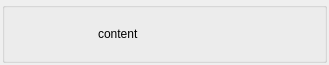
<?xml version="1.0" encoding="UTF-8"?>
<ui version="4.0">
 <class>Item</class>
 <widget class="QWidget" name="Item">
  <property name="geometry">
   <rect>
    <x>0</x>
    <y>0</y>
    <width>329</width>
    <height>65</height>
   </rect>
  </property>
  <property name="sizePolicy">
   <sizepolicy hsizetype="Preferred" vsizetype="Minimum">
    <horstretch>0</horstretch>
    <verstretch>0</verstretch>
   </sizepolicy>
  </property>
  <property name="minimumSize">
   <size>
    <width>0</width>
    <height>65</height>
   </size>
  </property>
  <property name="windowTitle">
   <string>Form</string>
  </property>
  <layout class="QVBoxLayout" name="verticalLayout">
   <property name="spacing">
    <number>2</number>
   </property>
   <property name="margin">
    <number>2</number>
   </property>
   <item>
    <widget class="ClickBubblingGroupBox" name="background">
     <property name="title">
      <string/>
     </property>
     <layout class="QHBoxLayout" name="horizontalLayout">
      <property name="spacing">
       <number>8</number>
      </property>
      <property name="leftMargin">
       <number>10</number>
      </property>
      <property name="topMargin">
       <number>2</number>
      </property>
      <property name="rightMargin">
       <number>2</number>
      </property>
      <property name="bottomMargin">
       <number>2</number>
      </property>
      <item>
       <widget class="QLabel" name="light">
        <property name="text">
         <string/>
        </property>
        <property name="pixmap">
         <pixmap resource="resources.qrc">:/res/empty_bullet.png</pixmap>
        </property>
       </widget>
      </item>
      <item>
       <widget class="ThumbnailLabel" name="thumbnail">
        <property name="minimumSize">
         <size>
          <width>60</width>
          <height>40</height>
         </size>
        </property>
        <property name="maximumSize">
         <size>
          <width>60</width>
          <height>40</height>
         </size>
        </property>
        <property name="text">
         <string/>
        </property>
        <property name="pixmap">
         <pixmap resource="resources.qrc">:/res/no_thumb.png</pixmap>
        </property>
        <property name="scaledContents">
         <bool>false</bool>
        </property>
        <property name="alignment">
         <set>Qt::AlignCenter</set>
        </property>
       </widget>
      </item>
      <item>
       <widget class="QLabel" name="details">
        <property name="sizePolicy">
         <sizepolicy hsizetype="Expanding" vsizetype="Minimum">
          <horstretch>0</horstretch>
          <verstretch>0</verstretch>
         </sizepolicy>
        </property>
        <property name="text">
         <string>content</string>
        </property>
        <property name="alignment">
         <set>Qt::AlignLeading|Qt::AlignLeft|Qt::AlignVCenter</set>
        </property>
        <property name="wordWrap">
         <bool>true</bool>
        </property>
       </widget>
      </item>
     </layout>
    </widget>
   </item>
  </layout>
 </widget>
 <customwidgets>
  <customwidget>
   <class>ClickBubblingGroupBox</class>
   <extends>QGroupBox</extends>
   <header>.clickbubbling_groupbox</header>
   <container>1</container>
  </customwidget>
  <customwidget>
   <class>ThumbnailLabel</class>
   <extends>QLabel</extends>
   <header>.thumbnail_label</header>
  </customwidget>
 </customwidgets>
 <resources>
  <include location="resources.qrc"/>
 </resources>
 <connections/>
</ui>
